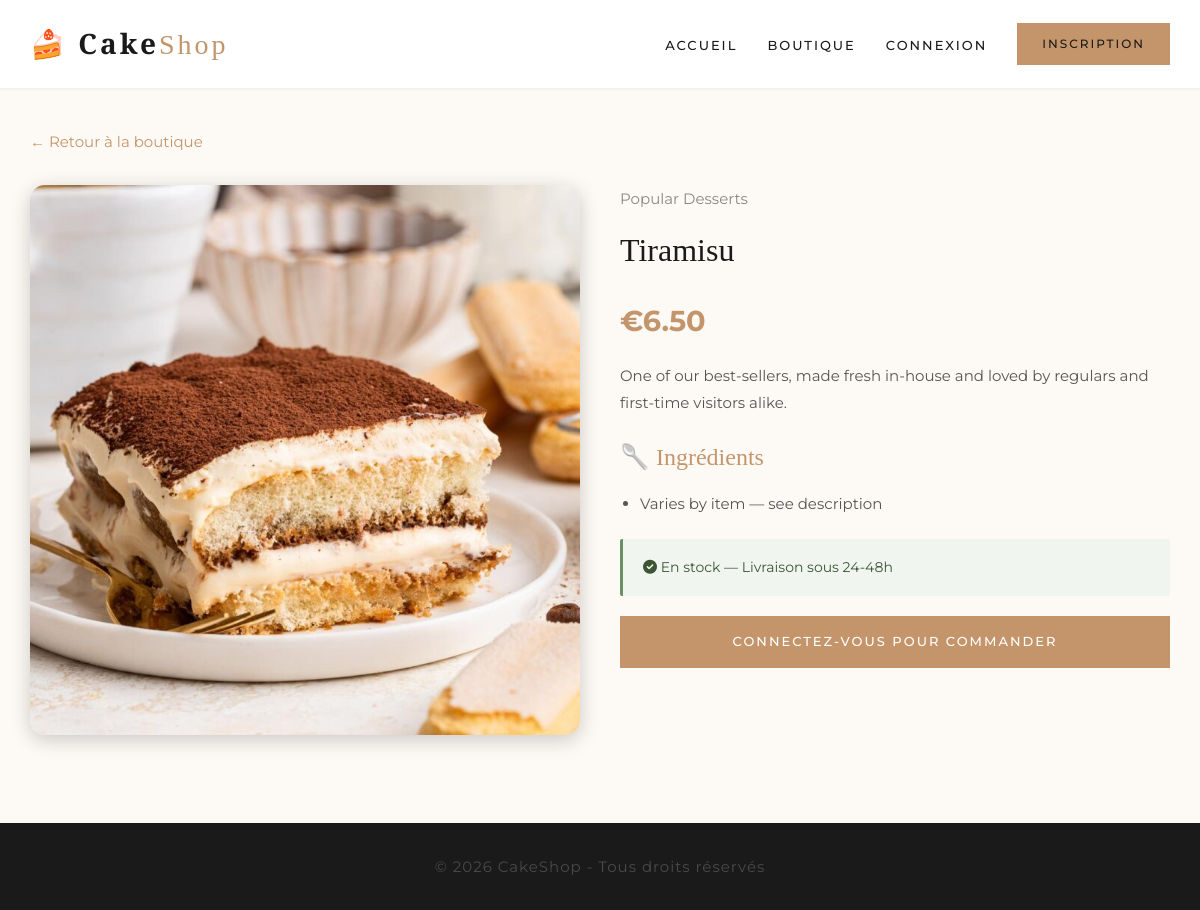
Page /pages/product-detail.php?id=1 on the committed database.
### tables this page shows
CREATE TABLE `products` (
  `id` int(10) UNSIGNED NOT NULL,
  `name` varchar(150) NOT NULL,
  `description` text DEFAULT NULL,
  `price` decimal(10,2) NOT NULL,
  `image` varchar(255) DEFAULT NULL,
  `category_id` int(10) UNSIGNED DEFAULT NULL,
  `stock` int(11) NOT NULL DEFAULT 0,
  `is_available` tinyint(1) NOT NULL DEFAULT 1,
  `ingredients` text DEFAULT NULL,
  `sizes` text DEFAULT NULL,
  `created_at` timestamp NOT NULL DEFAULT current_timestamp()
);

CREATE TABLE `categories` (
  `id` int(10) UNSIGNED NOT NULL,
  `name` varchar(100) NOT NULL,
  `description` text DEFAULT NULL
);

### classes/Product.php (called while the page is built, shortened)
<?php
require_once __DIR__ . '/Database.php';
class Product {
    private $conn;
    private $table = 'products';
    public function __construct() {
        $database = new Database();
        $this->conn = $database->getConnection();
    }
    public function getById($id) {
        $query = "SELECT p.*, c.name as category_name
                  FROM " . $this->table . " p
                  LEFT JOIN categories c ON p.category_id = c.id
                  WHERE p.id = :id LIMIT 1";
        $stmt = $this->conn->prepare($query);
        $stmt->bindParam(':id', $id, PDO::PARAM_INT);
        $stmt->execute();
        return $stmt->fetch();
    }
}
?>

### classes/Database.php (called while the page is built, shortened)
<?php
class Database {
    private $host = 'localhost';
    private $db_name = 'cakeshop';
    private $username = 'root';
    private $password = '';
    public function getConnection() {
        $this->conn = null;
        try {
            $this->conn = new PDO(
                "mysql:host=" . $this->host . ";dbname=" . $this->db_name . ";charset=utf8mb4",
                $this->username,
                $this->password,
                [
                    PDO::ATTR_ERRMODE => PDO::ERRMODE_EXCEPTION,
                    PDO::ATTR_DEFAULT_FETCH_MODE => PDO::FETCH_ASSOC,
                    PDO::ATTR_EMULATE_PREPARES => false
                ]
            );
        } catch (PDOException $e) {
            echo "Connection error: " . $e->getMessage();
        }
        return $this->conn;
    }
}
?>

### pages/product-detail.php (the view, shortened to what this page needs)
<?php
require_once '../classes/Product.php';
require_once '../includes/header.php';
require_once '../includes/navbar.php';
$id = isset($_GET['id']) ? $_GET['id'] : 0;
$productObj = new Product();
$product = $productObj->getById($id);
$lowestPrice = $product['price'];
?>
<div class="container" style="margin-top:40px;">
    <a href="shop.php" style="color:var(--primary);">← Retour à la boutique</a>
    <div style="display:flex; gap:40px; margin-top:30px; flex-wrap:wrap;">
        <div style="flex:1; min-width:300px;">
            <img src="/cakeshop/assets/images/uploads/<?php echo $product['image'] ?: 'placeholder.jpg'; ?>"
                 alt="<?php echo $product['name']; ?>"
                 style="width:100%; border-radius:15px; box-shadow:0 5px 20px rgba(0,0,0,0.2);"
                 onerror="this.src='/cakeshop/assets/images/placeholder.jpg'">
        </div>
        <div style="flex:1; min-width:300px;">
            <span style="color:#888;"><?php echo $product['category_name']; ?></span>
            <h1 style="font-size:2rem; margin:10px 0;"><?php echo $product['name']; ?></h1>
            <p style="font-size:1.8rem; font-weight:bold; color:var(--primary); margin:15px 0;">
                €<?php echo number_format($lowestPrice, 2); ?>
            </p>
            <p style="line-height:1.8; color:#555; margin-bottom:20px;">
                <?php echo $product['description']; ?>
            </p>
            <?php if (!empty($product['ingredients'])): ?>
                <h3 style="color:var(--primary); margin-bottom:10px;">🥄 Ingrédients</h3>
                <ul style="line-height:2; color:#555; padding-left:20px; margin-bottom:20px;">
                    <?php
                    $ingredients = explode(', ', $product['ingredients']);
                    foreach ($ingredients as $ingredient):
                    ?>
                        <li><?php echo htmlspecialchars($ingredient); ?></li>
                    <?php endforeach; ?>
                </ul>
            <?php endif; ?>
            <?php if ($product['stock'] > 0): ?>
                <div class="alert alert-success">
                    <i class="fas fa-check-circle"></i> En stock — Livraison sous 24-48h
                </div>
            <?php else: ?>
                <div class="alert alert-danger">
                    <i class="fas fa-times-circle"></i> Rupture de stock
                </div>
            <?php endif; ?>
            <?php if ($product['stock'] > 0 && isset($_SESSION['user_id'])): ?>
            <form action="add-to-cart.php" method="POST">
                <input type="hidden" name="id" value="<?php echo $product['id']; ?>">
                <input type="hidden" name="name" value="<?php echo $product['name']; ?>">
                <input type="hidden" name="price" value="<?php echo $lowestPrice; ?>">
                <input type="hidden" name="quantity" value="1">
                <button type="submit" class="btn btn-primary" style="font-size:16px; padding:15px 40px; width:100%;">
                    <i class="fas fa-shopping-cart"></i> Ajouter au panier
                </button>
            </form>
            <?php elseif (!isset($_SESSION['user_id'])): ?>
                <a href="login.php" class="btn btn-primary" style="width:100%;">Connectez-vous pour commander</a>
            <?php endif; ?>
        </div>
    </div>
</div>
<?php require_once '../includes/footer.php'; ?>

### assets/css/style.css (style rules this page uses)
* { margin: 0; padding: 0; box-sizing: border-box; }
:root { --primary: #c4956a; --primary-dark: #a0784c; --secondary: #f5ebe0; --light: #fdfaf6; --dark: #1a1a1a; --white: #ffffff; --gray: #f9f7f4; --border: #d5cfc6; --text: #4a4a4a; --text-light: #6b6b6b; --success: #6b8f65; --danger: #b55a5a; }
body { font-family: 'Montserrat', sans-serif; font-weight: 400; font-size: 15px; background: var(--light); color: var(--dark); line-height: 1.8; }
a { text-decoration: none; color: var(--primary); transition: 0.3s; }
.container { max-width: 1200px; margin: 0 auto; padding: 0 30px; }
h1, h2, h3, h4, .logo, .section-title { font-family: 'Playfair Display', serif; font-weight: 500; color: var(--dark); }
h1 { font-size: 2.8rem; }
h3 { font-size: 1.5rem; }
p { color: var(--text); font-size: 15px; }
.btn { display: inline-block; padding: 14px 35px; border-radius: 0; border: none; cursor: pointer; font-family: 'Montserrat', sans-serif; font-size: 13px; font-weight: 500; letter-spacing: 2px; text-transform: uppercase; transition: all 0.3s; text-align: center; text-decoration: none; }
.btn-primary { background: var(--primary); color: var(--white); }
.alert { padding: 16px 20px; border-radius: 2px; margin-bottom: 20px; font-size: 14px; font-weight: 400; }
.alert-success { background: #f0f5ef; color: #3d5535; border-left: 3px solid var(--success); }

### rows in the picture
products: image (picture), category.name "Popular Desserts", name "Tiramisu", price "6.50", description "One of our best-sellers, made fresh in-house and loved by regulars and first-time visitors alike.", ingredients "Varies by item — see description"
